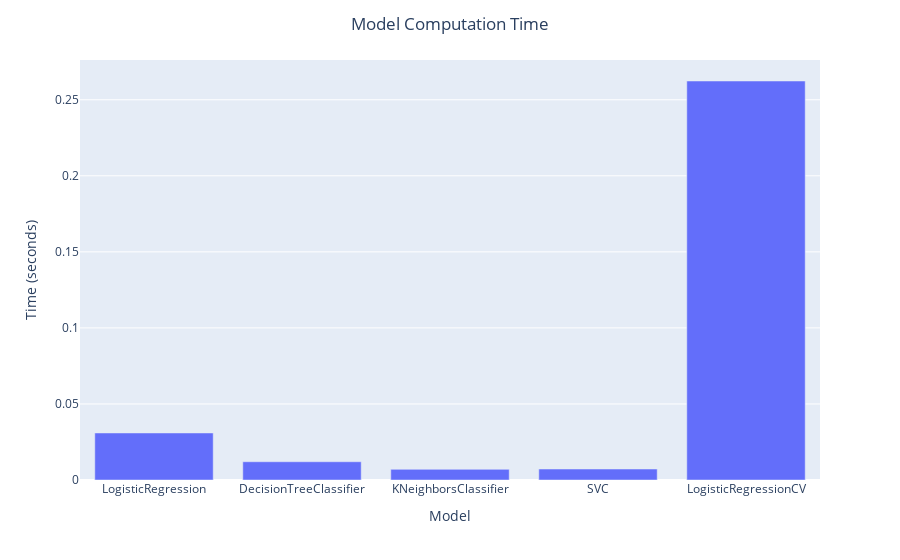

The notebook cell saved with this chart:
### Code cell
pFig2 = px.bar(performDf, x = 'Model', y = 'Time',
                labels = {
                     "Model": "Model",
                     "Time": "Time (seconds)",
                 })

pFig2.update_layout(
            title={
            'text' : 'Model Computation Time',
            'x':0.5,
            'xanchor': 'center'
        })
pFig2.show()

### Figure 1 — Plotly figure (JSON) as saved in the notebook; plotly's stock layout.template omitted (floating-point values rounded to 4 significant figures)
{"data": [{"alignmentgroup": "True", "hovertemplate": "Model=%{x}<br>Time (seconds)=%{y}<extra></extra>", "legendgroup": "", "marker": {"color": "#636efa", "pattern": {"shape": ""}}, "name": "", "offsetgroup": "", "orientation": "v", "showlegend": false, "textposition": "auto", "type": "bar", "x": ["LogisticRegression", "DecisionTreeClassifier", "KNeighborsClassifier", "SVC", "LogisticRegressionCV"], "xaxis": "x", "y": [0.03092, 0.012, 0.006988, 0.007216, 0.2623], "yaxis": "y"}], "layout": {"barmode": "relative", "legend": {"tracegroupgap": 0}, "margin": {"t": 60}, "title": {"text": "Model Computation Time", "x": 0.5, "xanchor": "center"}, "xaxis": {"anchor": "y", "domain": [0, 1], "title": {"text": "Model"}}, "yaxis": {"anchor": "x", "domain": [0, 1], "title": {"text": "Time (seconds)"}}}}
